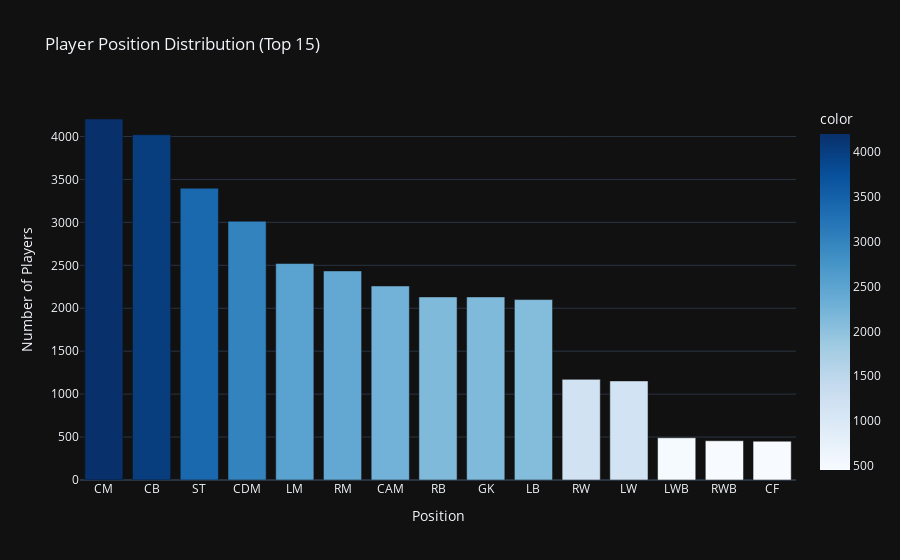

The code cell stored with this chart in its notebook:
### Code cell
# 4. POSITION DISTRIBUTION

# Split positions (some players have multiple positions)
all_positions = df['player_positions'].str.split(', ').explode()
position_counts = all_positions.value_counts().head(15)

fig4 = px.bar(
    x=position_counts.index,
    y=position_counts.values,
    title='Player Position Distribution (Top 15)',
    labels={'x': 'Position', 'y': 'Number of Players'},
    color=position_counts.values,
    color_continuous_scale='Blues'
)
fig4.update_layout(showlegend=False)
fig4.show()

### Figure 1 — Plotly figure (JSON) as saved in the notebook; plotly's stock layout.template omitted (floating-point values rounded to 4 significant figures)
{"data": [{"hovertemplate": "Position=%{x}<br>Number of Players=%{y}<br>color=%{marker.color}<extra></extra>", "legendgroup": "", "marker": {"color": [4204, 4021, 3398, 3014, 2521, 2435, 2260, 2132, 2132, 2101, 1172, 1154, 492, 457, 452], "coloraxis": "coloraxis", "pattern": {"shape": ""}}, "name": "", "orientation": "v", "showlegend": false, "textposition": "auto", "x": ["CM", "CB", "ST", "CDM", "LM", "RM", "CAM", "RB", "GK", "LB", "RW", "LW", "LWB", "RWB", "CF"], "xaxis": "x", "y": [4204, 4021, 3398, 3014, 2521, 2435, 2260, 2132, 2132, 2101, 1172, 1154, 492, 457, 452], "yaxis": "y", "type": "bar"}], "layout": {"xaxis": {"anchor": "y", "domain": [0.0, 1.0], "title": {"text": "Position"}}, "yaxis": {"anchor": "x", "domain": [0.0, 1.0], "title": {"text": "Number of Players"}}, "coloraxis": {"colorbar": {"title": {"text": "color"}}, "colorscale": [[0.0, "rgb(247,251,255)"], [0.125, "rgb(222,235,247)"], [0.25, "rgb(198,219,239)"], [0.375, "rgb(158,202,225)"], [0.5, "rgb(107,174,214)"], [0.625, "rgb(66,146,198)"], [0.75, "rgb(33,113,181)"], [0.875, "rgb(8,81,156)"], [1.0, "rgb(8,48,107)"]]}, "legend": {"tracegroupgap": 0}, "title": {"text": "Player Position Distribution (Top 15)"}, "barmode": "relative", "showlegend": false}}
